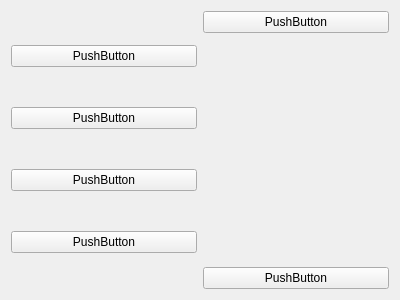
<?xml version="1.0" encoding="UTF-8"?>
<ui version="4.0">
 <class>Form</class>
 <widget class="QWidget" name="Form">
  <property name="geometry">
   <rect>
    <x>0</x>
    <y>0</y>
    <width>400</width>
    <height>300</height>
   </rect>
  </property>
  <property name="windowTitle">
   <string>Form</string>
  </property>
  <layout class="QHBoxLayout" name="horizontalLayout">
   <item>
    <layout class="QVBoxLayout" name="verticalLayout">
     <item>
      <widget class="QPushButton" name="pushButton">
       <property name="text">
        <string>PushButton</string>
       </property>
      </widget>
     </item>
     <item>
      <widget class="QPushButton" name="pushButton_2">
       <property name="text">
        <string>PushButton</string>
       </property>
      </widget>
     </item>
     <item>
      <widget class="QPushButton" name="pushButton_3">
       <property name="text">
        <string>PushButton</string>
       </property>
      </widget>
     </item>
     <item>
      <widget class="QPushButton" name="pushButton_4">
       <property name="sizePolicy">
        <sizepolicy hsizetype="Minimum" vsizetype="Maximum">
         <horstretch>0</horstretch>
         <verstretch>0</verstretch>
        </sizepolicy>
       </property>
       <property name="text">
        <string>PushButton</string>
       </property>
      </widget>
     </item>
    </layout>
   </item>
   <item>
    <layout class="QVBoxLayout" name="verticalLayout_2">
     <item>
      <widget class="QPushButton" name="pushButton_6">
       <property name="text">
        <string>PushButton</string>
       </property>
      </widget>
     </item>
     <item>
      <spacer name="verticalSpacer">
       <property name="orientation">
        <enum>Qt::Vertical</enum>
       </property>
       <property name="sizeHint" stdset="0">
        <size>
         <width>20</width>
         <height>40</height>
        </size>
       </property>
      </spacer>
     </item>
     <item>
      <widget class="QPushButton" name="pushButton_5">
       <property name="text">
        <string>PushButton</string>
       </property>
      </widget>
     </item>
    </layout>
   </item>
  </layout>
 </widget>
 <resources/>
 <connections/>
</ui>
